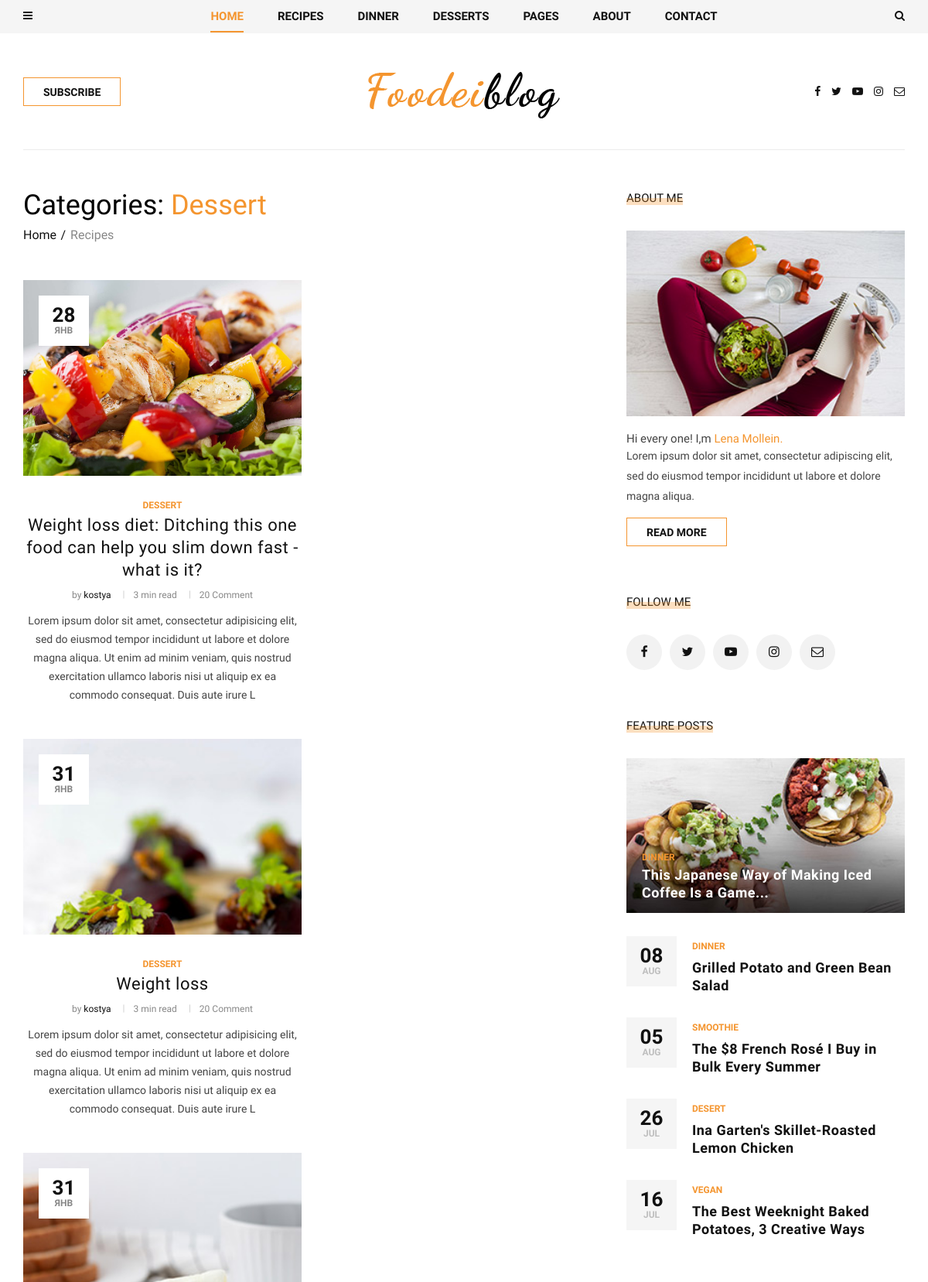
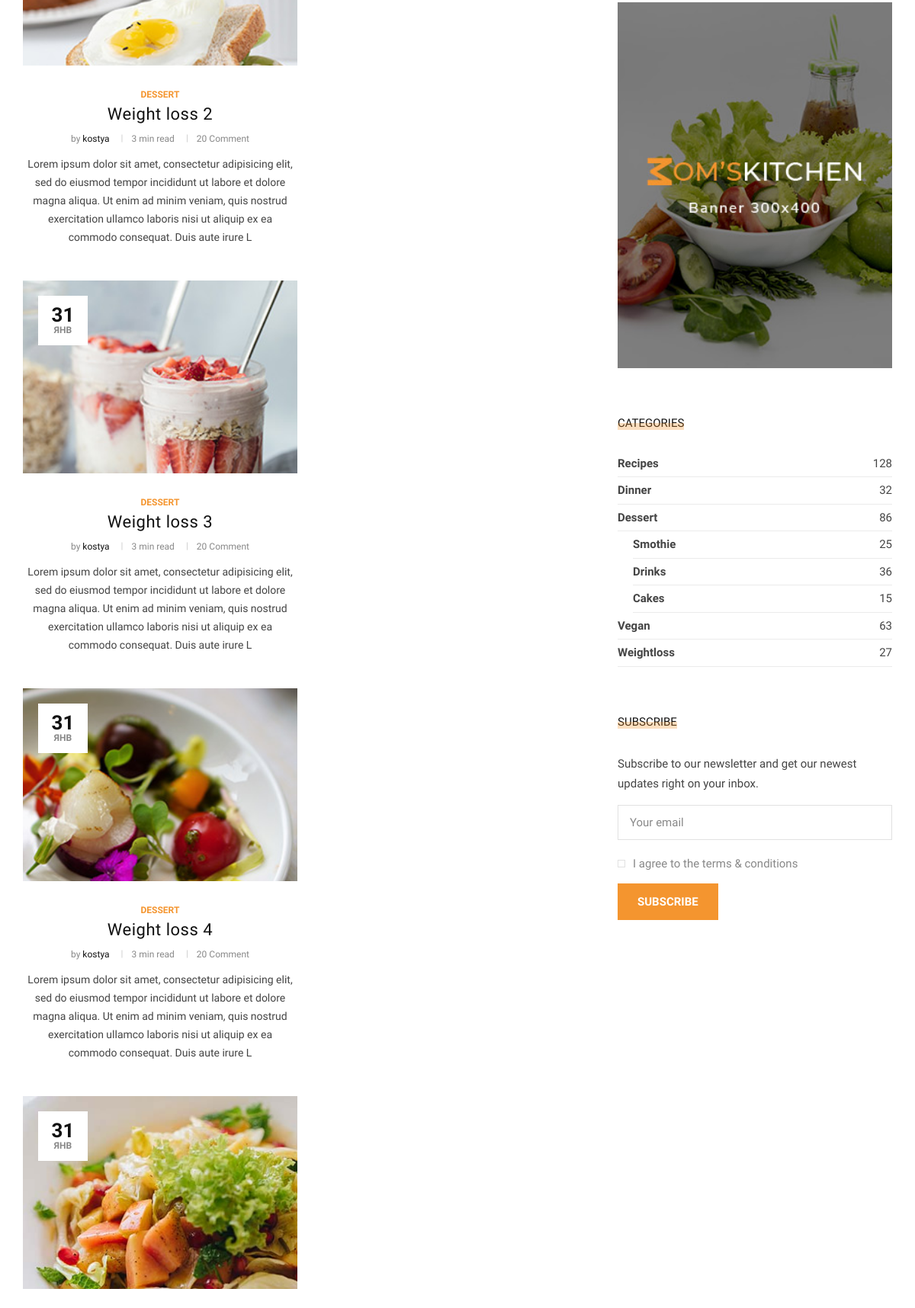
Page /dessert/ (upper part) on the committed database (2 pictures, top to bottom).
### blog/models.py (models this page shows, shortened)
class Post(models.Model):
    author = models.ForeignKey(User, related_name="posts", on_delete=models.CASCADE)
    title = models.CharField(max_length=200)
    image = models.ImageField(upload_to='articles/')
    text = models.TextField()
    category = models.ForeignKey(
        Category,
        related_name="post",
        on_delete=models.SET_NULL,
        null=True
    )
    tags = models.ManyToManyField(Tag, related_name="post")
    create_at = models.DateTimeField(auto_now_add=True)
    slug = models.SlugField(max_length=200, default='', unique=True)
    def get_absolute_url(self):
        return reverse("post_single", kwargs={"slug": self.category.slug, "post_slug": self.slug})

class Category(MPTTModel):
    name = models.CharField(max_length=100)
    slug = models.SlugField(max_length=100)
    parent = TreeForeignKey(
        'self',
        related_name="children",
        on_delete=models.SET_NULL,
        null=True,
        blank=True
    )
    def __str__(self):
        return self.name
    class MPTTMeta:
        order_insertion_by = ['name']

### blog/views.py (the view)
# urls.py: path('<slug:slug>/', views.PostListView.as_view(), name="post_list"),
class PostListView(ListView):
    model = Post
    def get_queryset(self):
        return Post.objects.filter(category__slug=self.kwargs.get("slug")).select_related('category')

### templates/blog/post_list.html (shortened to what this page needs)
{% extends 'base.html' %}
{% block content %}
<section class="categories categories-grid spad">
    <div class="categories__post">
        <div class="container">
            <div class="categories__grid__post">
                <div class="row">
                    <div class="col-lg-8 col-md-8">
                        <div class="breadcrumb__text">
                            <h2>Categories: <span>{{ post_list.first.category.name }}</span></h2>
                            <div class="breadcrumb__option">
                                <a href="#">Home</a>
                                <span>Recipes</span>
                            </div>
                        </div>
                        <div class="row">
                            <div class="col-lg-6 col-md-6 col-sm-6">
                                {% for post in post_list %}
                                <div class="categories__post__item">
                                    <div class="categories__post__item__pic small__item set-bg"
                                         data-setbg="{{ post.image.url }}">
                                        <div class="post__meta">
                                            <h4>{{ post.create_at|date:"d" }}</h4>
                                            <span>{{ post.create_at|date:"M" }}</span>
                                        </div>
                                    </div>
                                    <div class="categories__post__item__text">
                                        <span class="post__label">{{ post.category }}</span>
                                        <h3><a href="{{ post.get_absolute_url }}">{{ post.title }}</a></h3>
                                        <ul class="post__widget">
                                            <li>by <span>{{ post.author }}</span></li>
                                            <li>3 min read</li>
                                            <li>20 Comment</li>
                                        </ul>
                                        <p>{{ post.text|slice:":250" }}</p>
                                    </div>
                                </div>
                                {% endfor %}
                            </div>
                        </div>
                    </div>
                    <div class="col-lg-4 col-md-4">
                        <div class="sidebar__item">
                            <div class="sidebar__about__item">
                                <div class="sidebar__item__title">
                                    <h6>About me</h6>
                                </div>
                                <img src="img/sidebar/sidebar-about.jpg" alt="">
                                <h6>Hi every one! I,m <span>Lena Mollein.</span></h6>
                                <p>Lorem ipsum dolor sit amet, consectetur adipiscing elit, sed do eiusmod tempor
                                    incididunt ut labore et dolore magna aliqua.</p>
                                <a href="#" class="primary-btn">Read more</a>
                            </div>
                            <div class="sidebar__follow__item">
                                <div class="sidebar__item__title">
                                    <h6>Follow me</h6>
                                </div>
                                <div class="sidebar__item__follow__links">
                                    <a href="#"><i class="fa fa-facebook"></i></a>
                                    <a href="#"><i class="fa fa-twitter"></i></a>
                                    <a href="#"><i class="fa fa-youtube-play"></i></a>
                                    <a href="#"><i class="fa fa-instagram"></i></a>
                                    <a href="#"><i class="fa fa-envelope-o"></i></a>
                                </div>
                            </div>
                            <div class="sidebar__feature__item">
                                <div class="sidebar__item__title">
                                    <h6>Feature Posts</h6>
                                </div>
                                <div class="sidebar__feature__item__large set-bg"
                                     data-setbg="img/sidebar/feature-post.jpg">
                                    <div class="sidebar__feature__item__large--text">
                                        <span>Dinner</span>
                                        <h5><a href="#">This Japanese Way of Making Iced Coffee Is a Game...</a>
                                        </h5>
                                    </div>
                                </div>
                                <div class="sidebar__feature__item__list">
                                    <div class="sidebar__feature__item__list__single">
                                        <div class="post__meta">
                                            <h4>08</h4>
                                            <span>Aug</span>
                                        </div>
                                        <div class="post__text">
                                            <span>Dinner</span>
                                            <h5><a href="#">Grilled Potato and Green Bean Salad</a></h5>
                                        </div>
                                    </div>
                                    <div class="sidebar__feature__item__list__single">
                                        <div class="post__meta">
                                            <h4>05</h4>
                                            <span>Aug</span>
                                        </div>
                                        <div class="post__text">
                                            <span>Smoothie</span>
                                            <h5><a href="#">The $8 French Rosé I Buy in Bulk Every Summer</a></h5>
                                        </div>
                                    </div>
                                    <div class="sidebar__feature__item__list__single">
                                        <div class="post__meta">
                                            <h4>26</h4>
                                            <span>jul</span>
                                        </div>
                                        <div class="post__text">
                                            <span>Desert</span>
                                            <h5><a href="#">Ina Garten's Skillet-Roasted Lemon Chicken</a></h5>
                                        </div>
                                    </div>
                                    <div class="sidebar__feature__item__list__single">
                                        <div class="post__meta">
                                            <h4>16</h4>
                                            <span>jul</span>
                                        </div>
                                        <div class="post__text">
                                            <span>Vegan</span>
                                            <h5><a href="#">The Best Weeknight Baked Potatoes, 3 Creative Ways</a>
                                            </h5>
                                        </div>
                                    </div>
                                </div>
                            </div>
                            <div class="sidebar__item__banner">
                                <img src="img/sidebar/banner.jpg" alt="">
                            </div>
                            <div class="sidebar__item__categories">
                                <div class="sidebar__item__title">
                                    <h6>Categories</h6>
                                </div>
                                <ul>
                                    <li><a href="#">Recipes <span>128</span></a></li>
                                    <li><a href="#">Dinner <span>32</span></a></li>
                                    <li><a href="#">Dessert <span>86</span></a></li>
                                    <li class="p-left"><a href="#">Smothie <span>25</span></a></li>
                                    <li class="p-left"><a href="#">Drinks <span>36</span></a></li>
                                    <li class="p-left"><a href="#">Cakes <span>15</span></a></li>
                                    <li><a href="#">Vegan <span>63</span></a></li>
                                    <li><a href="#">Weightloss <span>27</span></a></li>
                                </ul>
                            </div>
                            <div class="sidebar__subscribe__item">
                                <div class="sidebar__item__title">
                                    <h6>Subscribe</h6>
                                </div>
                                <p>Subscribe to our newsletter and get our newest updates right on your inbox.</p>
                                <form action="#">
                                    <input type="text" class="email-input" placeholder="Your email">
                                    <label for="s-agree-check">
                                        I agree to the terms & conditions
                                        <span class="checkmark"></span>
                                    </label>
                                    <button type="submit" class="site-btn">Subscribe</button>
                                </form>
                            </div>
                        </div>
                    </div>
                </div>
            </div>
        </div>
    </div>
</section>
{% endblock content %}

### rows in the picture
Post: first.category.name "Dessert", shows a picture, create_at "28", create_at "ЯНВ", category "DESSERT", title "Weight loss diet: Ditching this one food can help you slim down fast - what is it?", author "kostya", text "Lorem ipsum dolor sit amet, consectetur adipisicing elit, sed do eiusmod tempor incididunt ut labore et dolore magna aliqua. Ut enim ad minim veniam, quis nostrud exercitation ullamco laboris nisi ut aliquip ex ea commodo consequat. Duis aute irure L"
Post: shows a picture, create_at "31", create_at "ЯНВ", category "DESSERT", title "Weight loss", author "kostya", text "Lorem ipsum dolor sit amet, consectetur adipisicing elit, sed do eiusmod tempor incididunt ut labore et dolore magna aliqua. Ut enim ad minim veniam, quis nostrud exercitation ullamco laboris nisi ut aliquip ex ea commodo consequat. Duis aute irure L"
Post: shows a picture, create_at "31", create_at "ЯНВ", category "DESSERT", title "Weight loss 2", author "kostya", text "Lorem ipsum dolor sit amet, consectetur adipisicing elit, sed do eiusmod tempor incididunt ut labore et dolore magna aliqua. Ut enim ad minim veniam, quis nostrud exercitation ullamco laboris nisi ut aliquip ex ea commodo consequat. Duis aute irure L"
Post: shows a picture, create_at "31", create_at "ЯНВ", category "DESSERT", title "Weight loss 3", author "kostya", text "Lorem ipsum dolor sit amet, consectetur adipisicing elit, sed do eiusmod tempor incididunt ut labore et dolore magna aliqua. Ut enim ad minim veniam, quis nostrud exercitation ullamco laboris nisi ut aliquip ex ea commodo consequat. Duis aute irure L"
Post: shows a picture, create_at "31", create_at "ЯНВ", category "DESSERT", title "Weight loss 4", author "kostya", text "Lorem ipsum dolor sit amet, consectetur adipisicing elit, sed do eiusmod tempor incididunt ut labore et dolore magna aliqua. Ut enim ad minim veniam, quis nostrud exercitation ullamco laboris nisi ut aliquip ex ea commodo consequat. Duis aute irure L"
Post: shows a picture, create_at "31", create_at "ЯНВ"
